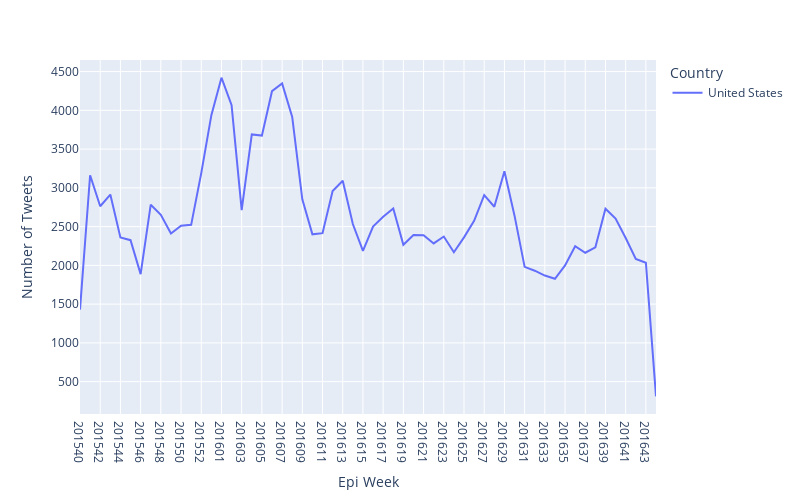

The notebook cell saved with this chart:
### Code cell
# USA over Epi Weeks - tweets

from itertools import product
import matplotlib.pyplot as plt

#top_20 = common_countries.reset_index().rename({"country":"counts",
#                                                "index":"country"},axis=1).loc[0:6,"country"].tolist()
#df.place_country.value_counts().rename_axis('unique_values').reset_index(name='counts')
#top_20 = top_20.loc[,0:20]
#top_20 = top_20.loc[0:20, "unique_values"].tolist()
#top_20

import plotly.express as px

loc_p = df[((df.place_country == "United States"))]
loc_p = loc_p.groupby(['place_country', "epi_week"])["id"].count().reset_index(name='counts')
loc_p = loc_p.sort_values(["epi_week"], ascending=True).reset_index(drop=True)

loc_temp = pd.DataFrame(list(product(loc_p.place_country.unique(), loc_p.epi_week.unique())), columns=['place_country', 'epi_week'])
loc_temp["counts"] = 0

loc_p = pd.concat([loc_p, loc_temp]).drop_duplicates(["place_country", "epi_week"])#, ignore_index=True)
loc_p = loc_p.sort_values(["epi_week"], ascending=True)

#only_loc_p = df_loc[df_loc.place_country.isin(top_20)]
#only_loc_p = only_loc_p.groupby(['place_country', "epi_week"])["id"].count().reset_index(name='counts')
# plot pie chart

fig = px.line(loc_p, x="epi_week", y="counts", color="place_country",
                 labels={
                     "epi_week": "Epi Week",
                     "counts": "Number of Tweets",
                     "place_country": "Country"},
             width=800,
             height=500)

fig.write_image("geotagged_tweets_usa_epi_week.png")
fig.write_html("html/geotagged_tweets_usa_epi_week.html")
fig.show()

### Figure 1 — Plotly figure (JSON) as saved in the notebook; plotly's stock layout.template omitted (floating-point values rounded to 4 significant figures)
{"data": [{"hovertemplate": "Country=United States<br>Epi Week=%{x}<br>Number of Tweets=%{y}<extra></extra>", "legendgroup": "United States", "line": {"color": "#636efa", "dash": "solid"}, "marker": {"symbol": "circle"}, "mode": "lines", "name": "United States", "orientation": "v", "showlegend": true, "type": "scatter", "x": ["201540", "201541", "201542", "201543", "201544", "201545", "201546", "201547", "201548", "201549", "201550", "201551", "201552", "201553", "201601", "201602", "201603", "201604", "201605", "201606", "201607", "201608", "201609", "201610", "201611", "201612", "201613", "201614", "201615", "201616", "201617", "201618", "201619", "201620", "201621", "201622", "201623", "201624", "201625", "201626", "201627", "201628", "201629", "201630", "201631", "201632", "201633", "201634", "201635", "201636", "201637", "201638", "201639", "201640", "201641", "201642", "201643", "201644"], "xaxis": "x", "y": [1430, 3163, 2763, 2913, 2361, 2325, 1887, 2783, 2652, 2411, 2512, 2523, 3190, 3938, 4421, 4067, 2713, 3689, 3674, 4247, 4346, 3916, 2852, 2401, 2416, 2958, 3092, 2533, 2186, 2501, 2626, 2733, 2266, 2392, 2390, 2283, 2372, 2170, 2361, 2574, 2906, 2756, 3214, 2641, 1981, 1931, 1869, 1827, 1999, 2247, 2163, 2233, 2730, 2604, 2353, 2082, 2034, 311], "yaxis": "y"}], "layout": {"height": 500, "legend": {"title": {"text": "Country"}, "tracegroupgap": 0}, "margin": {"t": 60}, "width": 800, "xaxis": {"anchor": "y", "autorange": true, "domain": [0, 1], "range": [0, 57], "title": {"text": "Epi Week"}, "type": "category"}, "yaxis": {"anchor": "x", "autorange": true, "domain": [0, 1], "range": [82.67, 4649.0], "title": {"text": "Number of Tweets"}, "type": "linear"}}}
